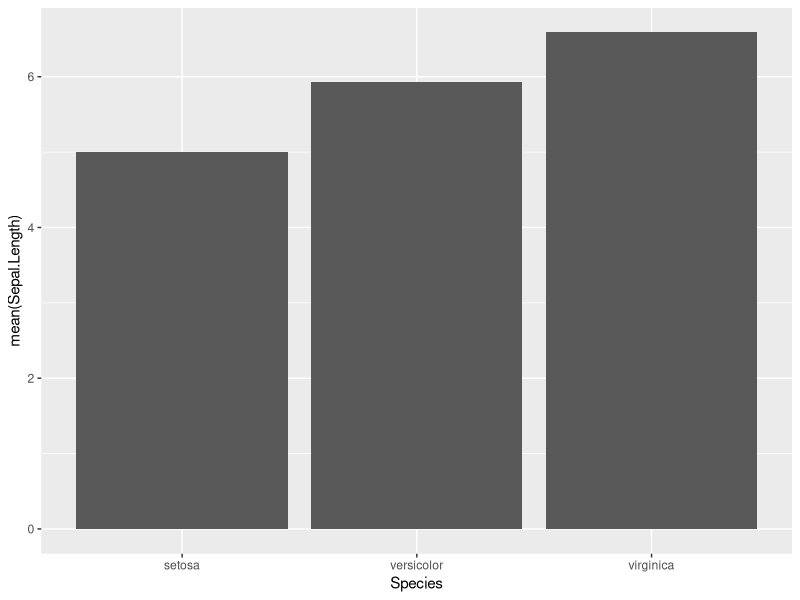

The R source for this figure:
## ---- chunk 1
knitr::opts_chunk$set(echo = TRUE)
## ---- chunk 2
library(tidyverse)
## ---- chunk 3
# Creamos un vector
vec <- 1:5

# La versión original sería
sqrt(sum(vec))

# Si queremos emplear el operador tubería
vec %>%
  sum() %>%
  sqrt()
## ---- chunk 4
Data = iris
## ---- chunk 5
Data %>% 
  filter(Species == "setosa")
## ---- chunk 6
Data %>% 
  filter(Species == "setosa" & Sepal.Length > 5)
## ---- chunk 7
Data %>% 
  select(Species, Sepal.Length)
## ---- chunk 8
Data %>% 
  select(-Species, -Sepal.Length)

# Análogo a
Data %>% 
  select(-c(Species, Sepal.Length))
## ---- chunk 9
Data %>% 
  arrange(Sepal.Length)
## ---- chunk 10
Data %>% 
  relocate(Species, Sepal.Length)
## ---- chunk 11
Data %>% 
  group_by(Species)
## ---- chunk 12
Data %>% 
  slice_max(Sepal.Length)
## ---- chunk 13
Data %>% 
  group_by(Species) %>% 
  slice_max(Sepal.Length)
## ---- chunk 14
Data %>%
  summarise(mean(Sepal.Length))
## ---- chunk 15
Data %>% 
  group_by(Species) %>% 
  summarise(mean(Sepal.Length))
## ---- chunk 16
Data %>% 
  mutate(Sepal.Width - Sepal.Length)
## ---- chunk 17
Data %>% 
  mutate(Diferencia = Sepal.Width - Sepal.Length)
## ---- chunk 18
Data %>%
  # Quiero que la especie sea un factor
  mutate(Species = as.factor(Species)) %>%
  # filter(Species == "setosa") %>% 
  group_by(Species) %>% 
  summarise(mean(Sepal.Length)) %>% 
  ggplot(aes(x = Species, y = `mean(Sepal.Length)`)) +
  geom_col()
